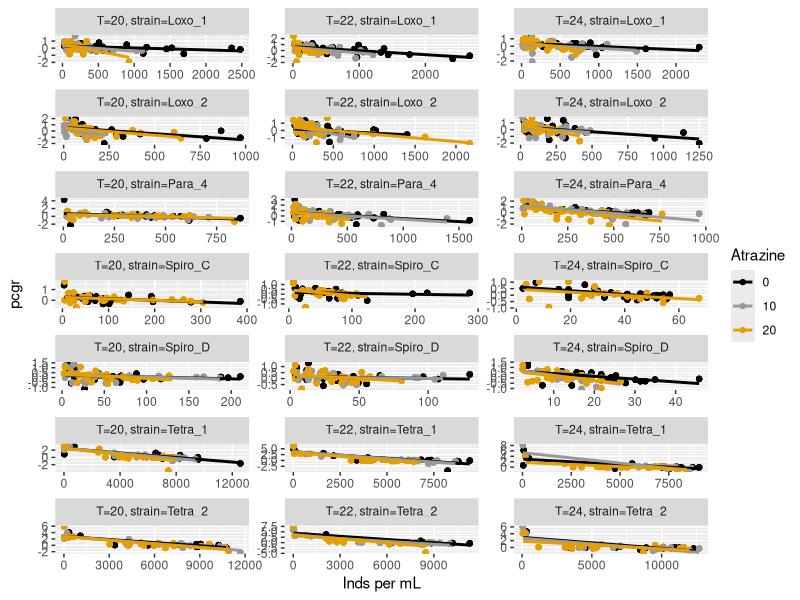
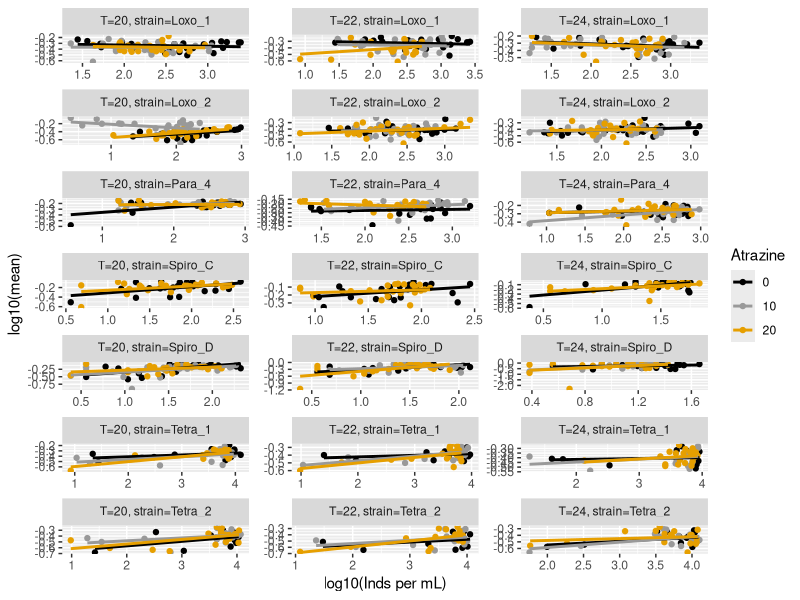
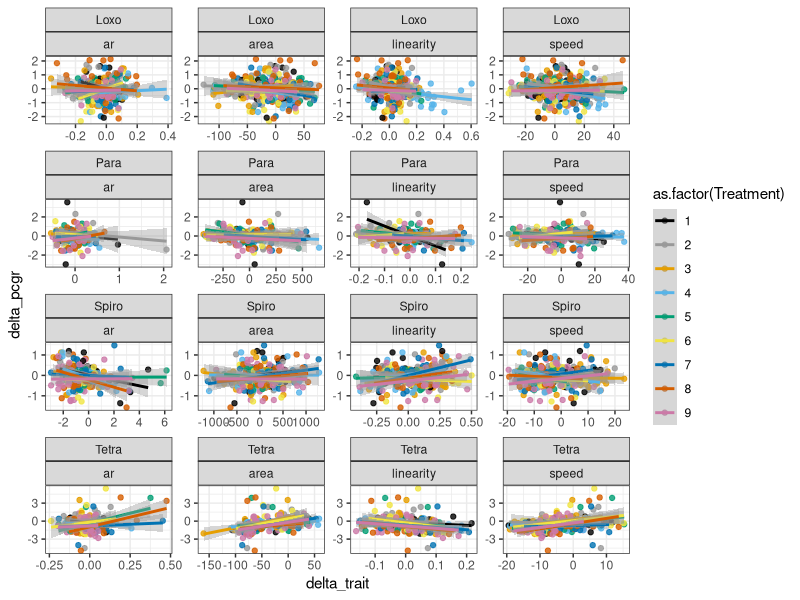
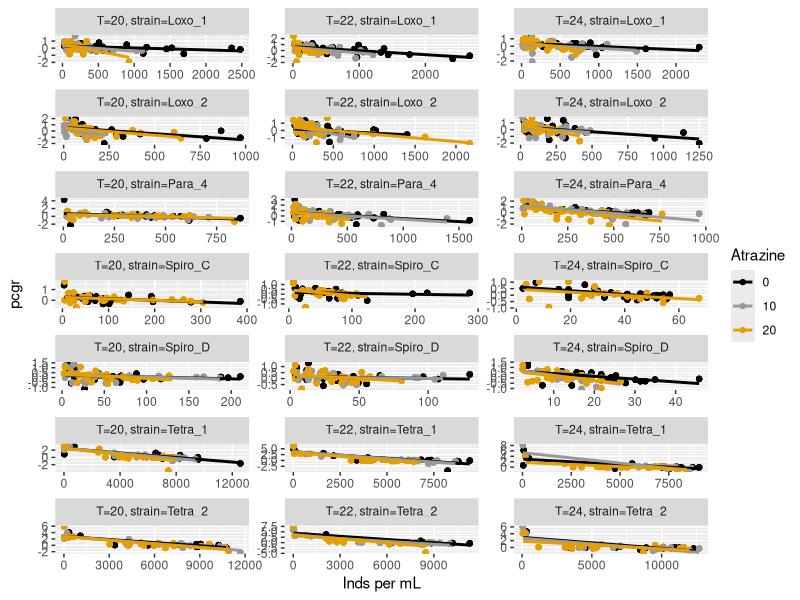
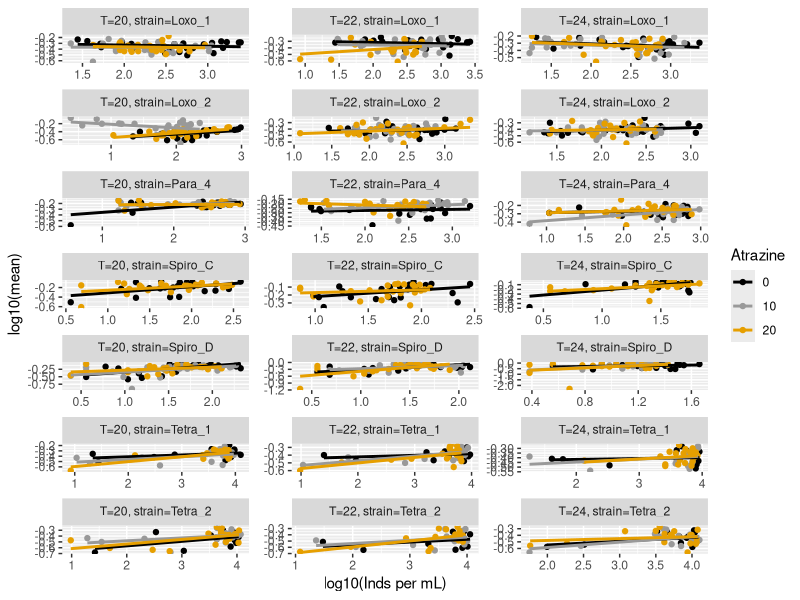

Here is the R script that generated these plots, in order: (Note: this script raises an error after producing the figures.)
library(tidyverse)
library(lubridate)
library(mgcv)
cbPalette <- c("#999999", "#E69F00", "#56B4E9", "#009E73", "#F0E442", 
               "#0072B2", "#D55E00", "#CC79A7")#
#devtools::install_github("ctkremer/growthTools")
#library(growthTools)

# CILIATES ------
## Import data and compute pcgr, and only keep specific species-trait combinations----
data_cilia <- read.csv("ciliates/OverviewTraitsFull.csv") %>%
  mutate(strain = as_factor(ID_spec)) %>%
  group_by(Atrazine, Temp, strain) %>%
  mutate(pcgr = log(lead(Parts_permL, 1)/Parts_permL)/(lead(Days_fromstart, 1)-Days_fromstart),
         .after = Parts_permL) %>% 
  filter(pcgr > -5, strain!="Spiro_5") %>% #Kick out extremely negative pcgr, as well as Spiro_5 (not enough data to make a ref model)
  ungroup() %>%
  separate(strain, into = c("species", "sp.strain"), remove=F) %>%#link to species
  group_by(strain) %>%
  mutate(phase = cut_interval(log10(Parts_permL), n=5, labels = FALSE)) %>%
  pivot_longer(mean_ar:sd_linearity, names_to="trait") %>%
  separate(trait, into=c("stat", "trait"), sep="_") %>%
  pivot_wider(names_from=stat, values_from=value) %>%
  mutate(cv=sd/mean)
#%>%
#  filter(((species=="Spiro")&(trait=="speed"))|((species=="Tetra")&(trait=="speed"))
#         |((species=="Para")&(trait=="speed"))|((species=="Loxo")&(trait=="speed")))

##check if dd changes with treatment -------
ggplot(data_cilia) +
  scale_colour_manual(values=c("black", cbPalette)) + 
  aes(x=Parts_permL,y=pcgr, col=as.factor(Atrazine)) +
  geom_point() +
  facet_wrap(vars(ID_spec, Temp), scales="free", ncol=3,#,
             labeller = label_bquote(paste("T=", .(Temp),
                                           ", strain=", .(ID_spec)))) +
  geom_smooth(method=lm, aes(x=Parts_permL, y=pcgr, col=as.factor(Atrazine)),
              formula=y ~ poly(x,1), se=F) + 
  labs(x="Inds per mL", y="pcgr", col="Atrazine")
ggsave("dd_cilia.pdf", width=6, height = 12, 
       device = "pdf")
model <- lm(pcgr~(Parts_permL+as.factor(Atrazine)+as.factor(Temp)+strain)^2, 
            data=data_cilia)
##check if dependence of trait on density changes with treatment -------
ggplot(subset(data_cilia, trait=="linearity")) +
  scale_colour_manual(values=c("black", cbPalette)) + 
  aes(x=log10(Parts_permL),y=log10(mean), col=as.factor(Atrazine)) +
  geom_point() +
  facet_wrap(vars(ID_spec, Temp), scales="free", ncol=3,#,
             labeller = label_bquote(paste("T=", .(Temp),
                                           ", strain=", .(ID_spec)))) +
  geom_smooth(method=lm, aes(x=log10(Parts_permL), y=log10(mean), col=as.factor(Atrazine)),
              formula=y ~ poly(x,1), se=F)+
  labs(x="log10(Inds per mL)", y="log10(mean)", col="Atrazine")
ggsave("dd_cilia_linearity.pdf", width=6, height = 12, 
       device = "pdf")
model <- lm(log10(mean)~(log10(Parts_permL)+as.factor(Atrazine)+as.factor(Temp)+strain)^2, 
            data=subset(data_cilia, trait=="area"))

## fit a reference model of dd and trait dependence on density--------
# This model only uses the control data
# w/o crashes. Crash detection happens with a GAM
# No apparent lag phases here.
data_cilia_ref <- data_cilia %>% 
  filter(Treatment==1) 
gam_model <- gam(log10(Parts_permL) ~ strain + 
                   s(Days_fromstart, by = strain, k=5),
                 data = data_cilia_ref)
data_cilia_ref$predictions <- predict.gam(gam_model) 
data_cilia_ref <- data_cilia_ref %>%
  group_by(strain) %>%
  filter(Days_fromstart < max(Days_fromstart*(predictions==max(predictions))))
###first dd----------------
ref_model_dd <- lm(data_cilia_ref, formula = pcgr ~ poly(Parts_permL,1)*strain + strain)

###then traits----------------
ref_model_trait <- lm(data_cilia_ref,  
                      formula = mean ~ poly(log10(Parts_permL),1)*strain*trait + strain*trait + strain + trait)
###add predictions to the original data frame------------
data_cilia$pcgr_ref <- predict.lm(ref_model_dd, newdata = data_cilia)
data_cilia$mean_ref <- predict.lm(ref_model_trait, newdata = data_cilia)
data_cilia <- data_cilia %>%
  mutate(delta_pcgr = pcgr-pcgr_ref) %>%
  mutate(delta_trait = mean-mean_ref)

##now check if delta with ref model depends on the trait----------
ggplot(data_cilia) +
  theme_bw() + 
  scale_size_manual(values=c(rep(1,2), 3, rep(1,10))) +
  scale_colour_manual(values=c("black", cbPalette)) + 
  geom_point(aes(x=delta_trait, y=delta_pcgr, col=as.factor(Treatment)), 
             alpha=0.8) + 
  geom_smooth(method=lm, aes(x=delta_trait, y=delta_pcgr, col=as.factor(Treatment)),#
              formula=y ~ poly(x,1)) + #,  col="black"
  facet_wrap(vars(species, trait), scales="free")

# CYANO ------
## Import data and compute pcgr----
data_cyano <- read.csv("cyanobacteria/mono_data.csv") %>%
  separate(date.time, sep=" ", into = c("date", "time")) %>%
  mutate(day = yday(date), .after = date) %>%
  select(-c(date, time)) %>%
  group_by(strain, treat) %>%
  mutate(day = day - min(day)) %>%
  mutate(pcgr = log(lead(population.mean,1)/population.mean)/(lead(day,1)-day),
         .after = population.mean) %>%
  filter(!is.na(pcgr)) %>%
  ungroup() %>%
  mutate(species = case_when(strain%in%c(2375,2524)~"one",
                             TRUE ~ "two")) %>%#link to species
  mutate(strain = as_factor(strain)) %>%
  group_by(strain) %>%
  mutate(phase = cut_interval(log10(population.mean), n=5, labels = FALSE)) %>%
  select(-population.sd) %>%
  pivot_longer(FSC.HLin.mean:NIR.R.HLin.sd, names_to="trait") %>%
  separate(trait, into=c("trait", "stat"), sep="in.") %>%
  pivot_wider(names_from=stat, values_from=value) %>%
  mutate(cv=sd/mean) 
#%>%
  #filter(((species=="one")&(trait=="RED.B.HL"))|((species=="two")&(trait=="YEL.B.HL")))

##check if dd changes with treatment -------
ggplot(data_cyano) +
  aes(x=population.mean,y=pcgr, col=treat) +
  geom_point() +
  facet_grid(cols=vars(strain), scales="free") +
  geom_smooth(method=lm, aes(x=population.mean, y=pcgr, col=treat),
              formula=y ~ poly(x,1), se=F) 

##check if dependence of trait on density changes with treatment -------
ggplot(data_cyano) +
  aes(x=log10(population.mean),y=mean, col=treat) +
  geom_point() +
  facet_grid(cols=vars(strain), rows=vars(trait), scales="free") +
  geom_smooth(method=lm, aes(x=log10(population.mean), y=mean, col=treat),
              formula=y ~ poly(x,2), se=F)

#yes, 2nd order

## fit a reference model of dd and trait dependence on density--------
# This model only uses the control data
# no apparent lags; no apparent crashes
###first dd----------------
ref_model_dd <- lm(data_cyano%>%filter(treat=="C"), formula = pcgr ~ poly(population.mean,1)*strain + strain)

###then traits----------------
ref_model_trait <- lm(data_cyano%>%filter(treat=="C"),  
                      formula = mean ~ poly(log10(population.mean),2)*strain*trait + strain*trait + strain + trait)

###add predictions to the original data frame -------------
data_cyano$pcgr_ref <- predict.lm(ref_model_dd, newdata = data_cyano)
data_cyano$mean_ref <- predict.lm(ref_model_trait, newdata = data_cyano)
data_cyano <- data_cyano %>%
  mutate(delta_pcgr = pcgr-pcgr_ref) %>%
  mutate(delta_trait = log10(mean/mean_ref))

##now check if delta with ref model depends on the trait----------
ggplot(data_cyano) +
  theme_bw() + 
  scale_size_manual(values=c(rep(1,2), 3, rep(1,10))) +
  scale_colour_manual(values=cbPalette[c(2,3,1,4:8)]) + 
  geom_point(aes(x=delta_trait, y=delta_pcgr, col=treat, pch=strain), 
             alpha=0.8) + 
  geom_smooth(method=lm, aes(x=delta_trait, y=delta_pcgr, col=treat),#
              formula=y ~ poly(x,1)) + #,  col="black"
  facet_grid(rows=vars(species), cols=vars(trait), scales="free")
  
